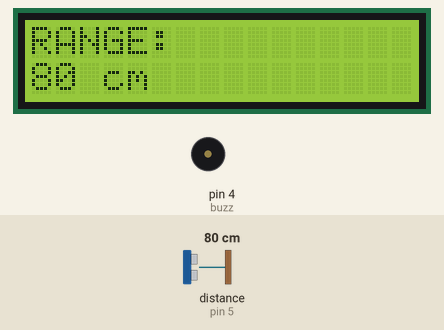
The sketch below on a simulated Arduino Uno, built with avr-gcc and run on an emulated ATmega328P. Shown: 16×2 character LCD, buzzer (waves = sounding, pin HIGH). Wiring (inferred from the names in the program): ultrasonic range finder: trigger pin 6; echo pin 5. The test bench sets the inputs (shaded band); at power-on: distance to the obstacle (sensor on pin 5) 80 cm. The echo pulse lasts 58.3 µs per cm; pins used as bus, display or sensor lines are not drawn; what the sketch prints to the serial monitor is not drawn.

Above: at 1.2 s.
1.3 s: distance to the obstacle (sensor on pin 5) set to 22 cm
At 1.9 s:
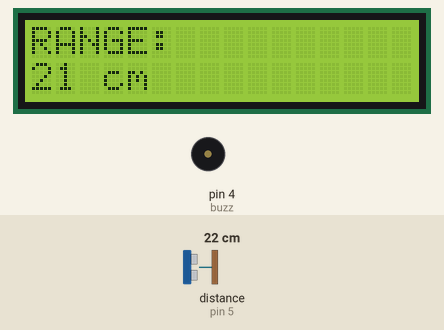
4.3 s: distance to the obstacle (sensor on pin 5) set to 19 cm
At 5.2 s:
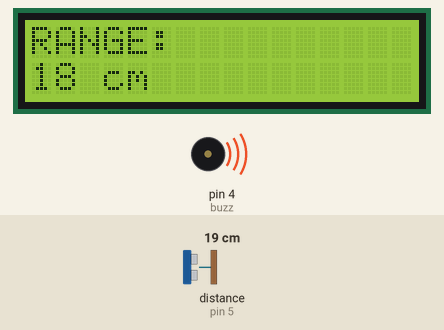
7.2 s: distance to the obstacle (sensor on pin 5) set to 2 cm
At 7.57 s:
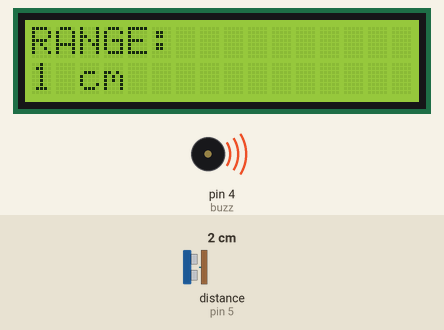
Timing chart, 0 to 10.2 s (numbered marks = the images above; inputs shaded):
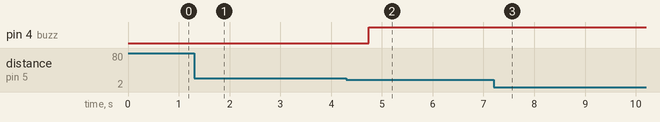

The sketch:

rangemeter.ino
```cpp
#include <LiquidCrystal.h>

#define trig 6
#define echo 5
#define buzz 4
#define led 2

LiquidCrystal lcd(7,8,9,10,11,12);

void setup() {
  Serial.begin(9600);
  pinMode(trig,OUTPUT);
  pinMode(echo,INPUT);
  pinMode(buzz,OUTPUT);
  lcd.begin(16, 2);
  lcd.print("RANGE: ");
}

void loop() {
  lcd.setCursor(0,1);
  lcd.print("                ");
  lcd.setCursor(0,1);

  long time = 0;
  long range = 0;

  digitalWrite(trig, LOW);
  delayMicroseconds(2);
  digitalWrite(trig, HIGH);
  delayMicroseconds(10);
  digitalWrite(trig, LOW);

  time = pulseIn(echo, HIGH, 20000);
  range = time / 58;

  if (time == 0) {
    lcd.print("Too close");
    digitalWrite(buzz,LOW);
    digitalWrite(led,LOW);

  }
  else {
    lcd.print(range);
    lcd.print(" cm");
    Serial.println(range);
    delay(200);
      if(range <20)
    {
    digitalWrite(buzz,HIGH);
    digitalWrite(led,HIGH);
    }
    else
    {
    digitalWrite(buzz,LOW);
    digitalWrite(led,LOW);
    }
  }

  delay(200);
}
```

Measured:
- the behaviour switches between 21 and 20 cm on distance to the obstacle (sensor on pin 5) (found by bisection; images 1 and 2)
- after the input at 1.3 s, the display: first differs from a run without the input after 0.40 s (image 1)
- after the input at 4.3 s, pin 4 (buzz): LOW → HIGH after 0.44 s; the display: first differs from a run without the input after 0.24 s (image 2)
- after the input at 7.2 s, the display: first differs from a run without the input after 0.17 s (image 3)
- what the display in image 0 shows lasts 0.4 s, from 0.9 s to 1.3 s
- what the display in image 2 shows lasts 0.8 s, from 4.5 s to 5.3 s
